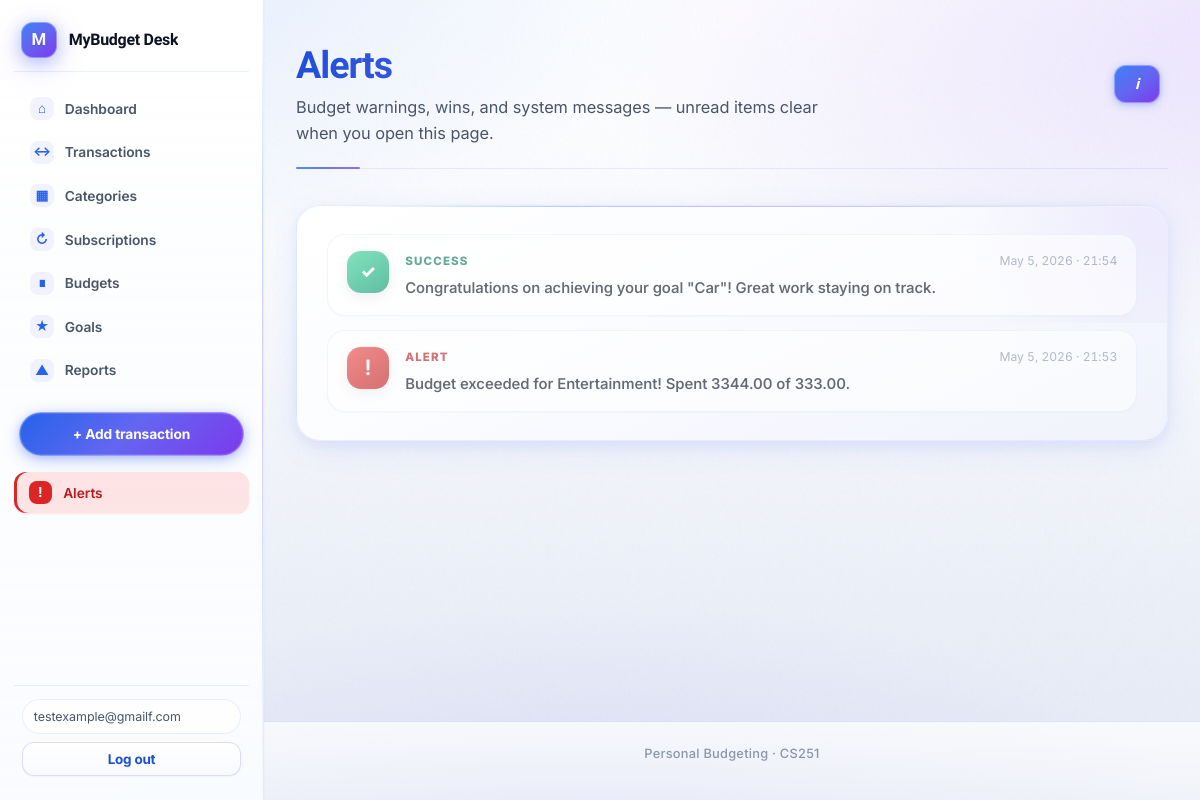
Screenshot of /notifications/ (signed in) with the database file from the repository.
### budgeting/models.py (models this page shows, shortened)
class Notification(models.Model):
    TYPE_WARNING = "warning"
    TYPE_ALERT = "alert"
    TYPE_INFO = "info"
    TYPE_SUCCESS = "success"
    TYPE_CHOICES = [
        (TYPE_WARNING, "Warning"),
        (TYPE_ALERT, "Alert"),
        (TYPE_INFO, "Info"),
        (TYPE_SUCCESS, "Success"),
    ]
    user = models.ForeignKey(
        settings.AUTH_USER_MODEL,
        on_delete=models.CASCADE,
        related_name="notifications",
    )
    type = models.CharField(max_length=20, choices=TYPE_CHOICES, default=TYPE_INFO)
    message = models.TextField()
    is_read = models.BooleanField(default=False)
    created_at = models.DateTimeField(auto_now_add=True)
    class Meta:
        ordering = ["-created_at"]

### budgeting/views.py (the view)
# urls.py: path("notifications/", views.notifications_view, name="notifications"),
@login_required
def notifications_view(request):
    all_notifs = Notification.objects.filter(user=request.user)
    Notification.objects.filter(user=request.user, is_read=False).update(is_read=True)
    return render(request, "budgeting/notifications.html", {"notifications": all_notifs})

### budgeting/context_processors.py (called while the page is built)
def unread_notifications(request):
    nav = ""
    rm = getattr(request, "resolver_match", None)
    if rm is not None and rm.url_name:
        nav = rm.url_name
    if request.user.is_authenticated:
        count = Notification.objects.filter(user=request.user, is_read=False).count()
        return {
            "unread_notification_count": count,
            "nav_url_name": nav,
        }
    return {"unread_notification_count": 0, "nav_url_name": nav}

### budgeting/models.py (called while the page is built, shortened)
    def process_due_for(self, user, max_iter_per_subscription=72):
        today = timezone.now().date()
        posted = []
        with transaction.atomic():
            qs = (
                self.filter(user=user, is_active=True, next_due__lte=today)
                .select_related("category")
                .select_for_update()
            )
        return posted

### budgeting/templates/budgeting/notifications.html (shortened to what this page needs)
{% extends "budgeting/base.html" %}
{% block page_hero %}
<div class="page-hero">
  <h1>Alerts</h1>
  <p class="lead">Budget warnings, wins, and system messages — unread items clear when you open this page.</p>
</div>
{% endblock %}
{% block content %}
<div class="card">
  {% if notifications %}
    <div class="notif-feed" aria-live="polite">
      {% for n in notifications %}
      <article class="notif-tile notif-tile--{{ n.type }} {% if n.is_read %}notif-tile--read{% endif %}">
        <div class="notif-tile__icon" aria-hidden="true"></div>
        <div class="notif-tile__body">
          <div class="notif-tile__head">
            <span class="notif-tile__type">{{ n.get_type_display }}</span>
            <time class="notif-tile__time">{{ n.created_at|date:"M j, Y · H:i" }}</time>
          </div>
          <p class="notif-tile__msg">{{ n.message }}</p>
        </div>
      </article>
      {% endfor %}
    </div>
  {% else %}
    <div class="empty-state" style="padding:2rem 1rem;text-align:center;">
      <p class="muted" style="margin:0;">You’re all caught up — no alerts yet.</p>
    </div>
  {% endif %}
</div>
{% endblock %}

### budgeting/templates/budgeting/master.html (shortened to what this page needs)
{% load static %}
<!DOCTYPE html>
<html lang="en">
<head>
  <link rel="stylesheet" href="{% static 'budgeting/css/master.css' %}">
</head>
<body class="{% block body_class %}{% endblock %}">
  {% with n=nav_url_name|default:"" %}
  <div class="app-shell{% if user.is_authenticated %} app-shell--auth{% endif %}">
    {% if user.is_authenticated %}
      <aside class="app-sidebar" id="app-sidebar" aria-label="Primary">
        <div class="sidebar-top">
          <a href="{% url 'dashboard' %}" class="brand">
            <span class="brand-mark" aria-hidden="true"></span>
            <span class="brand-text">{% block brand_text %}MyBudget Desk{% endblock %}</span>
          </a>
        </div>
        <nav class="sidebar-nav" aria-label="Main">
          <a href="{% url 'dashboard' %}" class="sidebar-link{% if n == 'dashboard' %} is-active{% endif %}"{% if n == 'dashboard' %} aria-current="page"{% endif %}>
            <span class="sidebar-link__icon" aria-hidden="true">⌂</span>
            <span class="sidebar-link__label">Dashboard</span>
          </a>
          <a href="{% url 'transaction_list' %}" class="sidebar-link">
            <span class="sidebar-link__icon" aria-hidden="true">↔</span>
            <span class="sidebar-link__label">Transactions</span>
          </a>
          <a href="{% url 'category_list' %}" class="sidebar-link{% if n == 'category_list' %} is-active{% endif %}"{% if n == 'category_list' %} aria-current="page"{% endif %}>
            <span class="sidebar-link__icon" aria-hidden="true">▦</span>
            <span class="sidebar-link__label">Categories</span>
          </a>
          <a href="{% url 'subscription_list' %}" class="sidebar-link">
            <span class="sidebar-link__icon" aria-hidden="true">↻</span>
            <span class="sidebar-link__label">Subscriptions</span>
          </a>
          <a href="{% url 'budget_list' %}" class="sidebar-link">
            <span class="sidebar-link__icon" aria-hidden="true">∎</span>
            <span class="sidebar-link__label">Budgets</span>
          </a>
          <a href="{% url 'goals_list' %}" class="sidebar-link">
            <span class="sidebar-link__icon" aria-hidden="true">★</span>
            <span class="sidebar-link__label">Goals</span>
          </a>
          <a href="{% url 'reports' %}" class="sidebar-link{% if n == 'reports' %} is-active{% endif %}"{% if n == 'reports' %} aria-current="page"{% endif %}>
            <span class="sidebar-link__icon" aria-hidden="true">▲</span>
            <span class="sidebar-link__label">Reports</span>
          </a>
        </nav>
        <a href="{% url 'transaction_add' %}" class="sidebar-cta{% if n == 'transaction_add' %} is-active{% endif %}"{% if n == 'transaction_add' %} aria-current="page"{% endif %}>+ Add transaction</a>
        <a href="{% url 'notifications' %}" class="sidebar-link sidebar-link--alerts{% if n == 'notifications' %} is-active{% endif %}"{% if n == 'notifications' %} aria-current="page"{% endif %}>
          <span class="sidebar-link__icon" aria-hidden="true">!</span>
          <span class="sidebar-link__label">Alerts</span>
        </a>
        <div class="sidebar-user">
          <span class="sidebar-user__email" title="{{ user.email }}">{{ user.email }}</span>
          <form class="inline-logout" method="post" action="{% url 'logout' %}">
            <button type="submit" class="secondary sidebar-user__logout">Log out</button>
          </form>
        </div>
      </aside>
    {% endif %}
    <div class="app-body">
      <main class="app-main {% block main_class %}{% endblock %}">
        <div class="page-hero-sds-wrap">
          {% block page_hero %}{% endblock %}
          {% block sds_help_open_button %}
          <button type="button" class="sds-help-trigger sds-help-trigger--in-hero" id="sds-help-open" aria-haspopup="dialog" aria-controls="sds-help-dialog" title="SDS: user stories for this page">
            <span class="sds-help-trigger__icon" aria-hidden="true">i</span>
          </button>
          {% endblock %}
        </div>
        {% block content %}{% endblock %}
      </main>
      <footer class="app-footer">
        {% block footer %}
          <span>Personal Budgeting · CS251</span>
        {% endblock %}
      </footer>
    </div>
  </div>
  {% endwith %}
</body>
</html>

### rows the page displays
Notification: type "SUCCESS", created_at "May 5, 2026 · 21:54", message "Congratulations on achieving your goal \"Car\"! Great work staying on track."
Notification: type "ALERT", created_at "May 5, 2026 · 21:53", message "Budget exceeded for Entertainment! Spent 3344.00 of 333.00."

### other values shown
{{ user.email }} "testexample@gmailf.com"
